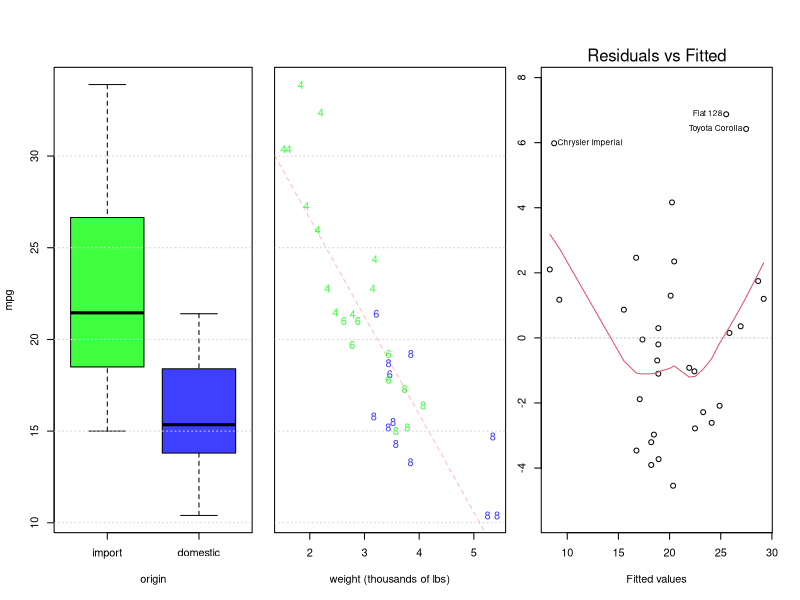
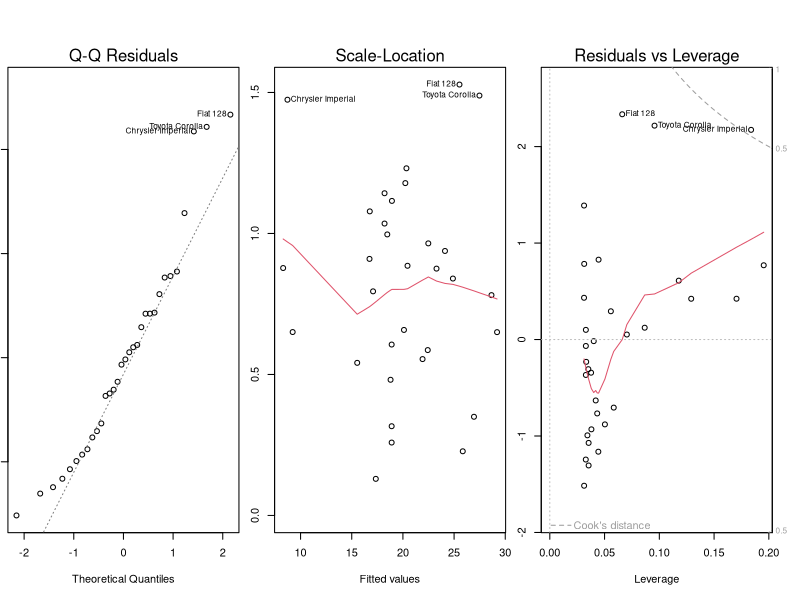

Here is the R script that generated these plots, in order:
## ---- chunk 1
# based on code from: http://www.r-bloggers.com/using-r-for-introductory-statistics-chapter-4/
# make a copy of mtcars 'cause we're going to add a column
data(mtcars)
cars <- mtcars

# add origin column as a factor to cars data frame
imports <- c(1:3, 8:14, 18:21, 26:28, 30:32)
origin <- rep("domestic", nrow(mtcars))
origin[imports] <- "import"
cars$origin <- factor(origin, levels=c('import', 'domestic'))

# make a vector of colors to color the data points
us.col <- rgb(0,0,255,192, maxColorValue=255)
im.col <- rgb(0,255,0,192, maxColorValue=255)
col <- rep(us.col, nrow(cars))
col[imports] <- im.col

# set up a two panel plot
par(mfrow=c(1,3))
par(mar=c(5,4,5,1)+0.1)

# draw boxplot in first panel
boxplot(mpg ~ origin, data=cars, col=c(im.col, us.col), outpch=19, outcol=c(us.col, im.col), ylab="mpg")
grid(nx=NA, ny=NULL)

# draw scatterplot in second panel
par(mar=c(5,0.5,5,2)+0.1)
plot(mpg~wt, data=cars, col=col, yaxt='n', pch=as.character(cars$cyl), xlab="weight (thousands of lbs)")
grid(nx=NA, ny=NULL)

# fit a line describing mpg as a function of weight
res <- lm(mpg ~ wt, data=cars)
abline(res, col=rgb(255,0,0,64, maxColorValue=255), lty=2)

# show prediction line
fit <- lm(mpg ~ wt, data = mtcars)
plot(fit)
